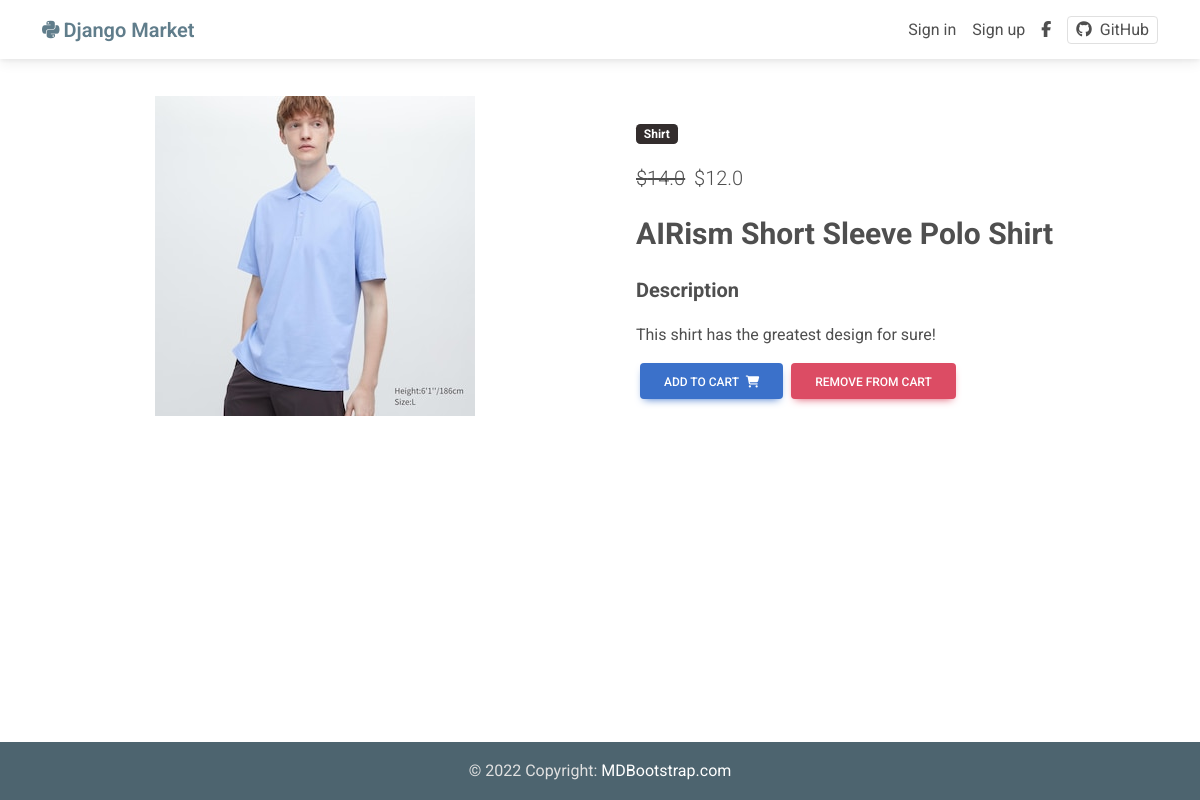
/product/airism-short-sleeve-polo-shirt-01-06-2023/, run on the app's committed database.
### market/models.py (models this page shows, shortened)
class Item(models.Model):
    title = models.CharField(max_length=100)
    price = models.FloatField(blank=False, null=False)
    date = models.DateField(default=timezone.now)
    discount_price = models.FloatField(blank=True, null=True)
    category = models.CharField(
        choices=CATEGORY_CHOICES,
        max_length=2,
        default="S",
    )
    slug = models.SlugField(max_length=100)
    description = models.TextField(blank=True)
    image = models.ImageField(
        upload_to="items/",
        null=True,
        blank=True,
        default="items/default.jpg",
    )
    recently = models.BooleanField(default=False)
    def get_add_to_cart_url(self):
        return reverse("market:add-to-cart", kwargs={"slug": self.slug})
    def get_remove_from_cart_url(self):
        return reverse("market:remove-from-cart", kwargs={"slug": self.slug})

### market/views.py (the view)
# urls.py: path("product/<slug>/", views.ProductView.as_view(), name="product"),
class ProductView(DetailView):
    model = Item
    template_name = "market/product_page.html"

### market/templates/market/product_page.html (shortened to what this page needs)
{% extends "market/base.html" %}
{% block content %}
<main>
    <div class="container pt-5">
        <div class="row mt-5">
            <div class="col-md-6 mb-4 text-center">
                <img src="{{ object.image.url }}" class="ripple"
                    alt="" />
            </div>
            <div class="col-md-6 mb-4">
                <div class="p-4">
                    <div class="mb-3">
                        <a href="">
                            <span class="badge bg-dark me-1">{{ object.get_category_display }}</span>
                        </a>
                    </div>
                    <p class="lead">
                        {% if object.discount_price %}
                        <span class="me-1">
                            <del>${{ object.price }}</del>
                        </span>
                        <span>${{ object.discount_price }}</span>
                        {% else %}
                        <span>${{ object.price }}</span>
                        {% endif %}
                    </p>
                    <strong>
                        <p style="font-size: 30px;">{{ object.title }}</p>
                    </strong>
                    <strong>
                        <p style="font-size: 20px;">Description</p>
                    </strong>
                    <p>{{ object.description }}</p>
                    <a href="{{ object.get_add_to_cart_url }}" class="btn btn-primary ms-1">
                        Add to cart
                        <i class="fas fa-shopping-cart ms-1"></i>
                    </a>
                    <a href="{{ object.get_remove_from_cart_url }}" class="btn btn-danger ms-1">
                        Remove from cart
                    </a>
                </div>
            </div>
        </div>
    </div>
</main>
{% endblock %}

### market/static/market/css/style.css (style rules this page uses)
html { height: 100vh; box-sizing: border-box; }
*, *:before, *:after { box-sizing: inherit; }
body { margin: 0; height: 100vh; display: grid; grid-template-rows: 1fr auto; }
a { color: #4f4f4f; text-decoration: none; }

### data on the page
Item: image (picture), category "Shirt", price "14.0", discount_price "12.0", title "AIRism Short Sleeve Polo Shirt", description "This shirt has the greatest design for sure!"
